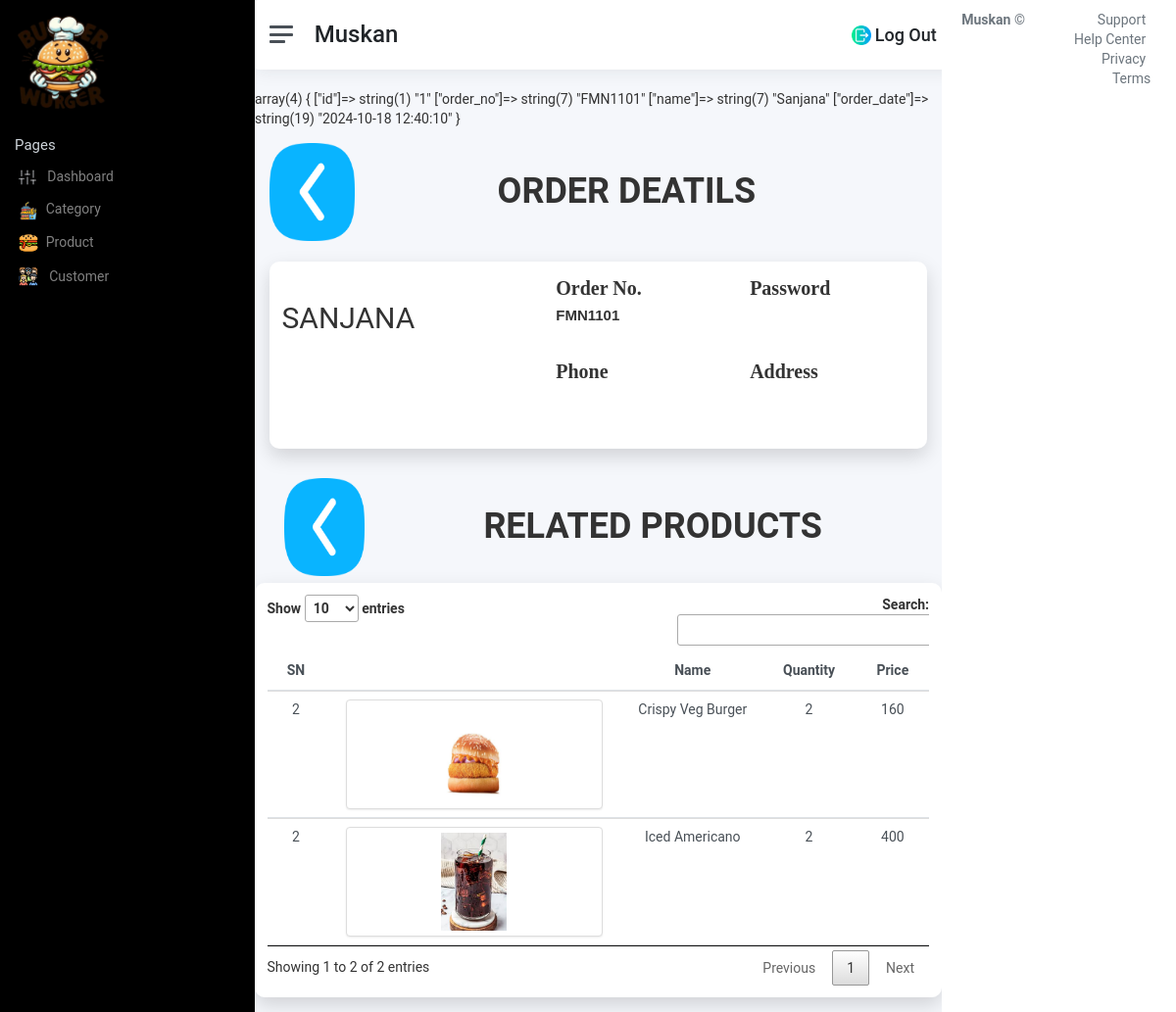
The app's page /admin/view/orderDetails.php?order_id=1 (signed in) with its own data.
### tables this page shows
CREATE TABLE IF NOT EXISTS `orders` (
  `id` int NOT NULL AUTO_INCREMENT,
  `order_no` varchar(7) NOT NULL,
  `user_id` int NOT NULL,
  `order_date` datetime NOT NULL DEFAULT CURRENT_TIMESTAMP,
  PRIMARY KEY (`id`),
  KEY `order_to_user` (`user_id`)
);

CREATE TABLE IF NOT EXISTS `users` (
  `id` int NOT NULL AUTO_INCREMENT,
  `name` varchar(50) NOT NULL,
  `username` varchar(50) NOT NULL,
  `password` varchar(20) NOT NULL,
  `phone` varchar(10) NOT NULL,
  `address` varchar(100) NOT NULL,
  `type` enum('customer','admin','','') NOT NULL DEFAULT 'customer',
  PRIMARY KEY (`id`)
);

CREATE TABLE IF NOT EXISTS `order_details` (
  `id` int NOT NULL AUTO_INCREMENT,
  `order_id` int NOT NULL,
  `product_id` int NOT NULL,
  `qty` int NOT NULL,
  `price` double NOT NULL,
  PRIMARY KEY (`id`),
  KEY `order_to_order_detail` (`order_id`),
  KEY `product_id` (`product_id`)
);

CREATE TABLE IF NOT EXISTS `products` (
  `id` int NOT NULL AUTO_INCREMENT,
  `name` varchar(100) NOT NULL,
  `category_id` int NOT NULL,
  `type` enum('None','Non-vegetarian','Vegetarian') NOT NULL,
  `description` varchar(500) NOT NULL,
  `price` double NOT NULL,
  `image` varchar(255) NOT NULL,
  `status` enum('available','not-available') NOT NULL DEFAULT 'available',
  PRIMARY KEY (`id`),
  KEY `cat_to_product` (`category_id`)
);

### admin/model/customerModel.php (called while the page is built, shortened)
<?php
include('../../connection/config.php');
class CustomerModel
{
	public $config;
	public function __construct()
	{
		$con_obj = new Connection();
		$this->config = $con_obj->connect();
	}
	public function SearchOneOrder($id)
	{
		$query = "select orders.id,orders.order_no,name,order_date  from orders inner join users on users.id=orders.user_id where orders.id=$id";
		$res=mysqli_query($this->config,$query);
		 $data=mysqli_fetch_assoc($res);
		if($data!=null){
			return $data;
		}
	}
	public function ShowProducts($id)
	{
		$query = "SELECT od.id, u.id,p.image, p.name ,od.qty , (od.qty * p.price) FROM order_details od JOIN products p ON od.product_id = p.id JOIN orders o ON od.order_id = o.id  join users u on u.id=o.user_id WHERE o.id = $id";
		$res=mysqli_query($this->config,$query);
		$data=[];
		while ($row = $res->fetch_array(MYSQLI_ASSOC)) {
		 	$data[]=$row;
		 }
		if($data!=null){
			return $data;
		}
	}
}
?>

### connection/config.php (called while the page is built, shortened)
<?php
class Connection
{
	public function connect()
	{
		$this->conn = mysqli_connect("localhost","root","","copyphp");
		return $this->conn;
	}
}
?>

### admin/controller/customerController.php (called while the page is built, shortened)
<?php
include("../model/customerModel.php");
class CustomerController
{
	public $cus;
	public function __construct()
	{
		$this->cus = new CustomerModel();
	}
	public function showProduct($id)
	{
		return $this->cus->ShowProducts($id);
	}
	public function searchOrder($id)
	{
		return $this->cus->SearchOneOrder($id);
	}
}
?>

### admin/view/orderDetails.php (the view, shortened to what this page needs)
<?php
    require_once('nav.php');
    require_once('../controller/customerController.php');
    $obj =  new CustomerController();
     $ans=$obj->searchOrder($_REQUEST['order_id']);
    $order=$obj->showProduct($_REQUEST['order_id']);
     var_dump($ans);
?>
<div class="container-xl px-4 mt-4">
    <div class="row mb-4">
        <div class="col-md-2">
            <a  href="customer.php " >
                <img src="../attachment/icon_img/back.png" class="backButton img-fluid">
            </a>
        </div>
        <div class="col-md-9 d-flex align-items-center justify-content-center mt-5">
            <h1 class="title text-center ">Order Deatils</h1>
        </div>
    </div>
    <div class="card card-2 mb-5">
                <div class="card-header title"><h2><?php echo $ans['name']; ?></h2></div>
                <div class="card-body mb-2">
                        <div class="row gx-3 mb-5">
                            <div class="col-md-6 ">
                                <label class="small mb-1 lb" >Order No.</label><br>
                                <label class="small mb-1 tx" ><?php echo $ans['order_no'] ?></label>
                            </div>
                            <div class="col-md-6">
                                <label class="small mb-1 lb" >Password</label><br>
                            </div>
                        </div>
                        <div class="row gx-3 mb-5">
                            <div class="col-md-6">
                                <label class="small mb-1 lb" >Phone</label><br>
                            </div>
                            <div class="col-md-6">
                                <label class="small mb-1 lb" >Address</label><br>
                            </div>
                        </div>
                </div>
            </div>
        <div class="col-md-2">
            <a  href="customerDetails.php?user_id= <?php  echo $order[0]['id'] ?> " >
                <img src="../attachment/icon_img/back.png" class="backButton img-fluid">
            </a>
        </div>
        <div class="col-md-10 d-flex align-items-center justify-content-center mt-5">
            <h1 class="title">Related Products</h1>
        </div>
    </div>
        <div class="card card-2 mb-4 text-center">
            <div class="card-body">
                <div class="table-responsive">
        <table class="table  table-dashboard data-table " id="myTable">
          <thead class="bg-table ">
            <tr >
              <th class="text-center">SN</th>
              <th class="text-center"></th>
              <th class="text-center">Name</th>
              <th class="text-center">Quantity</th>
              <th class="text-center">Price</th>
            </tr>
          </thead>
          <tbody class="bg-white">
            <?php
                $i=1;
                foreach ($order as $key1 => $value1) { ?>
            <tr>
                <?php
                    foreach ($value1 as $key2 => $value2) {
                       if($key2!='user_id'){
                        if($key2=='od_id'){
                         echo"<td >".($i++)."</td>";
                        }
                        elseif ($key2 == 'image') {
                                     echo "<td><img src='../attachment/upload/$value1[$key2] 'class='img-responsive img-thumbnail product-img  img-fluid'  ></td>";
                        }
                        else{
                            echo"   <td >".$value2."</td>";
                        }
                    }
                    }
                } ?>
            </tr>
          </tbody>
        </table>
    </div>
                </div>
            </div>
</div>
<?php
    require('footer.php');
?>

### admin/view/nav.php (shortened to what this page needs)
<!DOCTYPE html>
<html lang="en">
<head>
	<link href="../assets/css/app.css" rel="stylesheet">
	<link href="../assets/css/bootstrap.min.css" rel="stylesheet">
	<link href="../assets/css/bootstrap-theme.css" rel="stylesheet">
	<link href="../assets/css/jquery.dataTables.min.css" rel="stylesheet">
	<link rel="stylesheet" href="https://cdnjs.cloudflare.com/ajax/libs/font-awesome/6.6.0/css/all.min.css" />
	<link rel="stylesheet" type="text/css" href="../assets/css/icons.css">
	<link rel="stylesheet" type="text/css" href="../assets/css/add_c2.css">
</head>
<body>
	<div class="wrapper">
<?php
	require_once("sidebar.php");
?>
<div class="main ">
	<nav class="navbar navbar-expand navbar-light navbar-bg navbar-right">
		<a class="sidebar-toggle js-sidebar-toggle" href="home.php">
          <i class="hamburger align-self-center"></i>
        </a>
				<a class="nav-link  d-none d-sm-inline-block" href="home.php" >
	            			<span class="text-dark h3"><?php echo $_SESSION['name']?></span>
	          			</a>
		<div class="navbar-collapse collapse col-xs-offset-8 col-md-offset-0" >
				<ul class="navbar-nav navbar-align navbar-right">
					<li class="nav-item  ">
<a class="nav-link  d-none d-sm-inline-block " href="logout.php">
			              <i class="icon "><img src="../attachment/icon_img/exit.png"  class="icon img-fluid" /></i> <span class="align-middle text-dark h4">Log Out</span>
			            </a>
					</li>
				</ul>
			</div>
	</nav>

### admin/view/sidebar.php
<nav id="sidebar" class="sidebar js-sidebar">
			<div class="sidebar-content js-simplebar">
				<a class="sidebar-brand" href="home.php">
          <img src="../attachment/bw.png" alt="Brand Icon" class=" img-fluid rounded me-1 sideImg" style="width:100px;height: 100px;">
        </a>
				<ul class="sidebar-nav">
					<li class="sidebar-header">
						Pages
					</li>
					<li class="sidebar-item ">
						<a class="sidebar-link" href="home.php">
              <i class="align-middle" data-feather="sliders"></i> <span class="align-middle">Dashboard</span>
            </a>
					</li>
					<li class="sidebar-item ">
                        <a href="showCategory.php" class="sidebar-link ">
              				 <i class="icon"><img src="../attachment/icon_img/showc.png"  class="icon img-fluid" /></i><span class="align-middle"></span>Category
              			</a>
					</li>
					<li class="sidebar-item ">
                        <a href="showProduct.php" class="sidebar-link ">
              				 <i class="icon"><img src="../attachment/icon_img/burger.png"  class="icon img-fluid" /></i><span class="align-middle"></span>Product
              			</a>
					</li>
					<li class="sidebar-item">
						<a class="sidebar-link" href="customer.php">
			              <i class="icon"><img src="../attachment/icon_img/customers.png"  class="icon img-fluid" /></i> <span class="align-middle">Customer</span>
			            </a>
					</li>
				</ul>
			</div>
		</nav>

### admin/view/footer.php (shortened to what this page needs)
<footer class="footer">
				<div class="container-fluid">
					<div class="row text-muted">
						<div class="col-6 text-start">
							<p class="mb-0">
								<a class="text-muted" href="index.php" target="_blank"><strong><?php echo $_SESSION['name']?></strong></a> &copy;
							</p>
						</div>
						<div class="col-6 text-end">
							<ul class="list-inline">
								<li class="list-inline-item">
									<a class="text-muted" href="#" target="_blank">Support</a>
								</li>
								<li class="list-inline-item">
									<a class="text-muted" href="#" target="_blank">Help Center</a>
								</li>
								<li class="list-inline-item">
									<a class="text-muted" href="#" target="_blank">Privacy</a>
								</li>
								<li class="list-inline-item">
									<a class="text-muted" href="#" target="_blank">Terms</a>
								</li>
							</ul>
						</div>
					</div>
				</div>
			</footer>
		</div>
</body>
</html>

### admin/assets/css/add_c2.css (style rules this page uses)
.row { display: -webkit-box; display: -webkit-flex; display: -moz-box; display: -ms-flexbox; display: flex; -webkit-flex-wrap: wrap; -ms-flex-wrap: wrap; flex-wrap: wrap; }
html { -webkit-box-sizing: border-box; -moz-box-sizing: border-box; box-sizing: border-box; }
* { padding: 0; margin: 0; }
*, *:before, *:after { -webkit-box-sizing: inherit; -moz-box-sizing: inherit; box-sizing: inherit; }
body, h1, h2, h3, h4, h5, h6, blockquote, p, pre, dl, dd, ol, ul, figure, hr, fieldset, legend { margin: 0; padding: 0; }
table { border-collapse: collapse; border-spacing: 0; }
body { font-family: "Roboto", "Arial", "Helvetica Neue", sans-serif; font-weight: 400; font-size: 14px; }
h1, h2, h3, h4, h5, h6 { font-weight: 400; }
h1 { font-size: 36px; }
h2 { font-size: 30px; }
.wrapper { margin: 0 auto; }
.title { text-transform: uppercase; font-weight: 700; margin-bottom: 37px; }
.card { overflow: hidden; -webkit-border-radius: 3px; -moz-border-radius: 3px; border-radius: 3px; background: #fff; }
.card-2 { -webkit-box-shadow: 0px 8px 20px 0px rgba(0, 0, 0, 0.15); -moz-box-shadow: 0px 8px 20px 0px rgba(0, 0, 0, 0.15); box-shadow: 0px 8px 20px 0px rgba(0, 0, 0, 0.15); -webkit-border-radius: 10px; -moz-border-radius: 10px; border-radius: 10px; width: 100%; display: table; }
.card-2 .card-body { display: table-cell; }

### admin/view/nav.php (style rules this page uses)
.sidebar-brand { font-size: 2rem; }
.sidebar-header { font-size: 1rem; }

### records on screen
orders: user.name "SANJANA", order_no "FMN1101"
order_details: users.id "2", product.image (picture), product.name "Crispy Veg Burger", qty "2", value2 "160"
order_details: users.id "2", product.image (picture), product.name "Iced Americano", qty "2", value2 "400"

### other values on screen
$_SESSION['name'] "Muskan"
